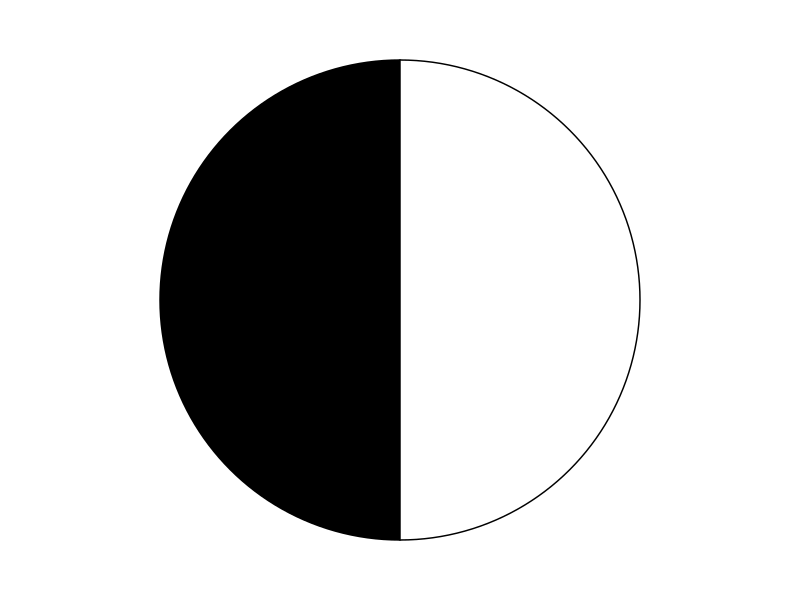
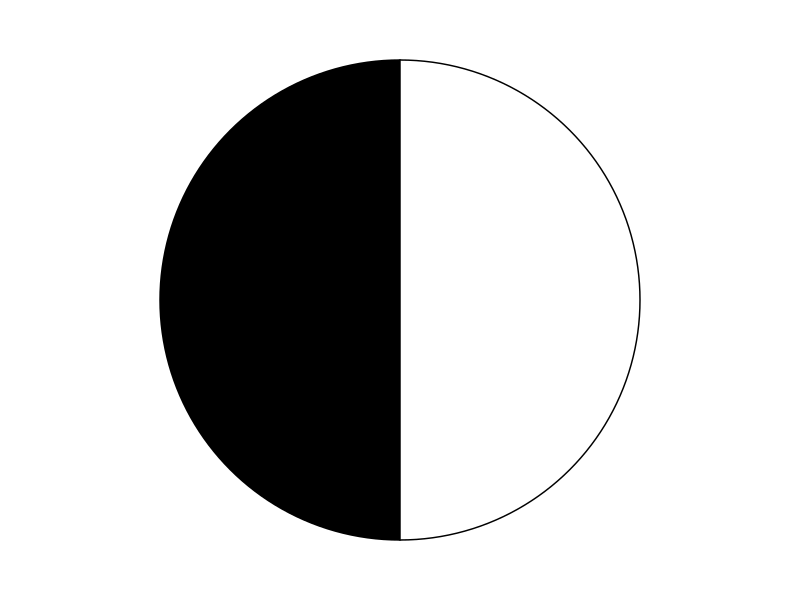
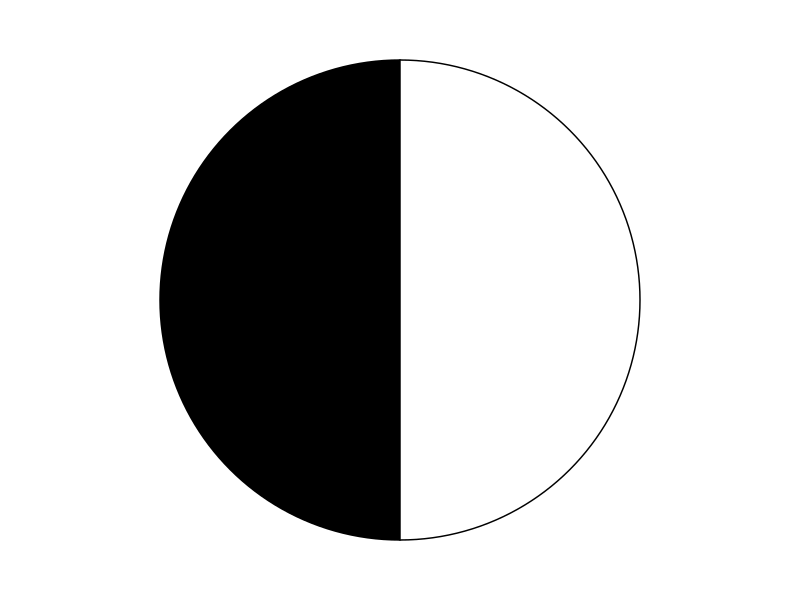
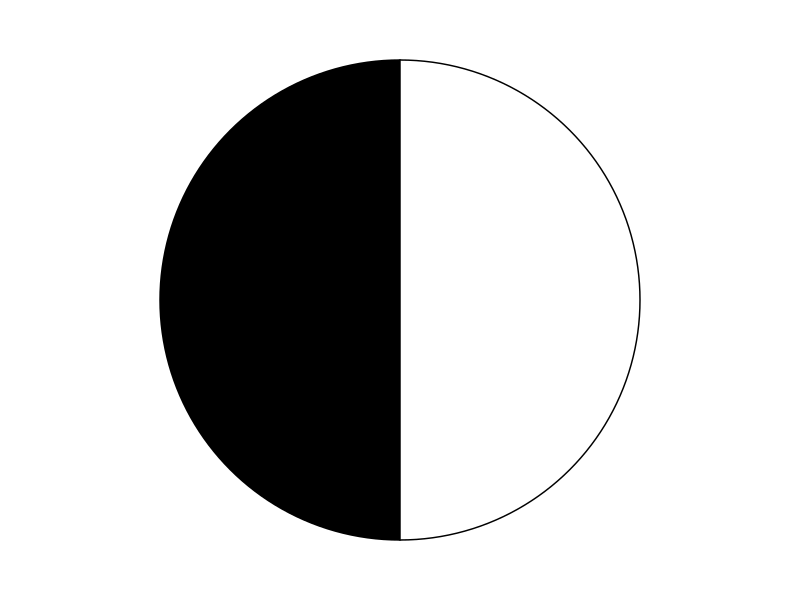
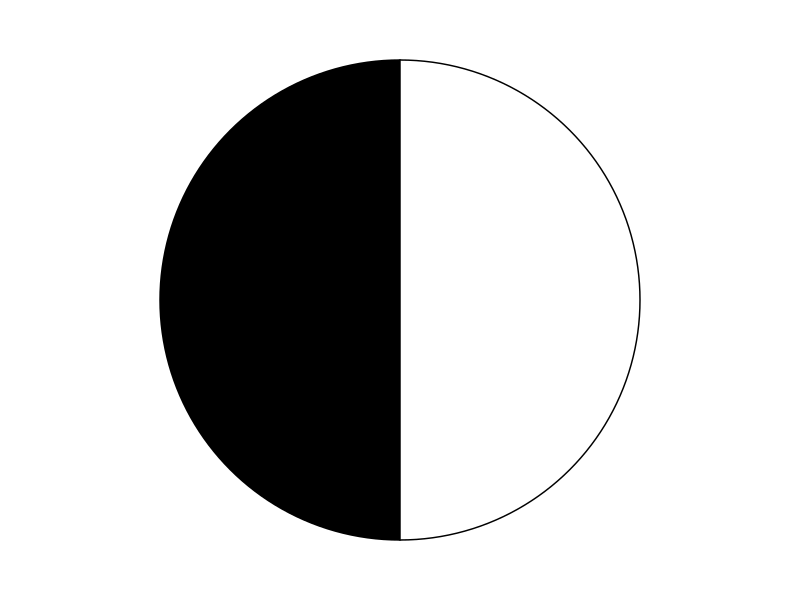

Recreate these plots in R, in order.
###pie chart
# Load ggplot2
library(ggplot2)

# Create Data
data <- data.frame(
  group=LETTERS[1:2],
  value=c(50,50)
)

# Basic piechart
pdf("/Users/Wen-Juan/Dropbox (Amherst College)/Amherst_postdoc/github/Decaytrait_qtl/output/piechartGO.pdf", width=12, height=12)
ggplot(data, aes(x="", y=value, fill=group)) +
  geom_bar(stat="identity", width=1, color="black") +
  coord_polar("y", start=0) +
  theme_void() +
  scale_fill_manual(values=c("black", "white")) +
  theme(legend.position="none") 
dev.off()

pdf("/Users/Wen-Juan/Dropbox (Amherst College)/Amherst_postdoc/github/Decaytrait_qtl/output/piecharG1.pdf", width=12, height=12)
ggplot(data, aes(x="", y=value, fill=group)) +
  geom_bar(stat="identity", width=1, color="black") +
  coord_polar("y", start=0) +
  theme_void() +
  scale_fill_manual(values=c("black", "white")) +
  theme(legend.position="none") 
dev.off()

pdf("/Users/Wen-Juan/Dropbox (Amherst College)/Amherst_postdoc/github/Decaytrait_qtl/output/piecharG2.pdf", width=12, height=12)
ggplot(data, aes(x="", y=value, fill=group)) +
  geom_bar(stat="identity", width=1, color="black") +
  coord_polar("y", start=0) +
  theme_void() +
  scale_fill_manual(values=c("black", "white")) +
  theme(legend.position="none") 
dev.off()


pdf("/Users/Wen-Juan/Dropbox (Amherst College)/Amherst_postdoc/github/Decaytrait_qtl/output/piecharG3.pdf", width=12, height=12)
ggplot(data, aes(x="", y=value, fill=group)) +
  geom_bar(stat="identity", width=1, color="black") +
  coord_polar("y", start=0) +
  theme_void() +
  scale_fill_manual(values=c("black", "white")) +
  theme(legend.position="none") 
dev.off()


pdf("/Users/Wen-Juan/Dropbox (Amherst College)/Amherst_postdoc/github/Decaytrait_qtl/output/piecharG4.pdf", width=12, height=12)
ggplot(data, aes(x="", y=value, fill=group)) +
  geom_bar(stat="identity", width=1, color="black") +
  coord_polar("y", start=0) +
  theme_void() +
  scale_fill_manual(values=c("black", "white")) +
  theme(legend.position="none") 
dev.off()
